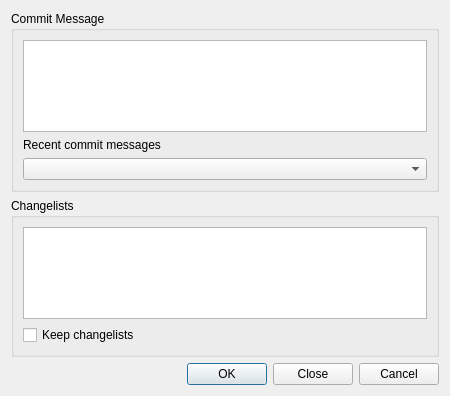
<?xml version="1.0" encoding="UTF-8"?>
<ui version="4.0">
 <class>SvnCommitDialog</class>
 <widget class="QWidget" name="SvnCommitDialog">
  <property name="geometry">
   <rect>
    <x>0</x>
    <y>0</y>
    <width>450</width>
    <height>396</height>
   </rect>
  </property>
  <property name="windowTitle">
   <string>Subversion</string>
  </property>
  <layout class="QVBoxLayout" name="verticalLayout_3">
   <item>
    <widget class="QGroupBox" name="logGroup">
     <property name="title">
      <string>Commit Message</string>
     </property>
     <layout class="QVBoxLayout" name="verticalLayout">
      <item>
       <widget class="EricSpellCheckedTextEdit" name="logEdit">
        <property name="toolTip">
         <string>Enter the log message.</string>
        </property>
        <property name="whatsThis">
         <string>&lt;b&gt;Log Message&lt;/b&gt;
&lt;p&gt;Enter the log message for the commit action.&lt;/p&gt;</string>
        </property>
        <property name="tabChangesFocus">
         <bool>true</bool>
        </property>
        <property name="acceptRichText">
         <bool>false</bool>
        </property>
       </widget>
      </item>
      <item>
       <widget class="QLabel" name="label">
        <property name="text">
         <string>Recent commit messages</string>
        </property>
       </widget>
      </item>
      <item>
       <widget class="QComboBox" name="recentComboBox">
        <property name="toolTip">
         <string>Select a recent commit message to use</string>
        </property>
       </widget>
      </item>
     </layout>
    </widget>
   </item>
   <item>
    <widget class="QGroupBox" name="changeListsGroup">
     <property name="title">
      <string>Changelists</string>
     </property>
     <layout class="QVBoxLayout" name="verticalLayout_2">
      <item>
       <widget class="QListWidget" name="changeLists">
        <property name="toolTip">
         <string>Select the change lists to limit the commit</string>
        </property>
       </widget>
      </item>
      <item>
       <widget class="QCheckBox" name="keepChangeListsCheckBox">
        <property name="toolTip">
         <string>Select to keep the changelists</string>
        </property>
        <property name="text">
         <string>Keep changelists</string>
        </property>
       </widget>
      </item>
     </layout>
    </widget>
   </item>
   <item>
    <widget class="QDialogButtonBox" name="buttonBox">
     <property name="orientation">
      <enum>Qt::Horizontal</enum>
     </property>
     <property name="standardButtons">
      <set>QDialogButtonBox::Cancel|QDialogButtonBox::Close|QDialogButtonBox::Ok</set>
     </property>
    </widget>
   </item>
  </layout>
 </widget>
 <pixmapfunction>qPixmapFromMimeSource</pixmapfunction>
 <customwidgets>
  <customwidget>
   <class>EricSpellCheckedTextEdit</class>
   <extends>QTextEdit</extends>
   <header>EricWidgets/EricSpellCheckedTextEdit.h</header>
  </customwidget>
 </customwidgets>
 <tabstops>
  <tabstop>logEdit</tabstop>
  <tabstop>recentComboBox</tabstop>
  <tabstop>changeLists</tabstop>
  <tabstop>keepChangeListsCheckBox</tabstop>
  <tabstop>buttonBox</tabstop>
 </tabstops>
 <resources/>
 <connections/>
</ui>
